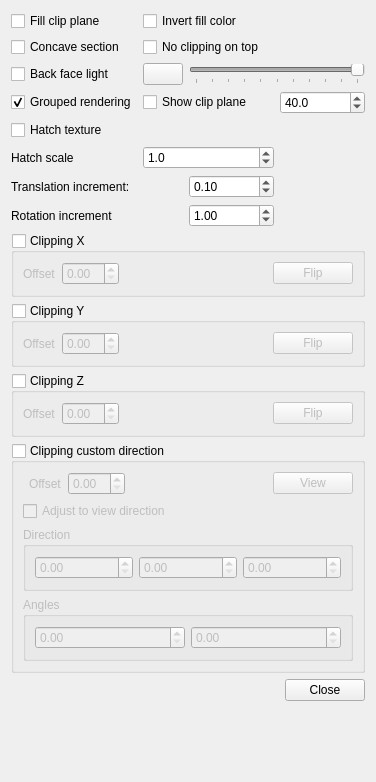
<?xml version="1.0" encoding="UTF-8"?>
<ui version="4.0">
 <class>Gui::Dialog::Clipping</class>
 <widget class="QDialog" name="Gui::Dialog::Clipping">
  <property name="geometry">
   <rect>
    <x>0</x>
    <y>0</y>
    <width>376</width>
    <height>782</height>
   </rect>
  </property>
  <property name="windowTitle">
   <string>Clipping</string>
  </property>
  <layout class="QGridLayout" name="gridLayout_5">
   <item row="6" column="0">
    <widget class="QGroupBox" name="groupBoxZ">
     <property name="title">
      <string>Clipping Z</string>
     </property>
     <property name="checkable">
      <bool>true</bool>
     </property>
     <property name="checked">
      <bool>false</bool>
     </property>
     <layout class="QGridLayout" name="gridLayout_3">
      <item row="0" column="1">
       <widget class="PrefDoubleSpinBox" name="clipZ"/>
      </item>
      <item row="0" column="3">
       <widget class="QPushButton" name="flipClipZ">
        <property name="text">
         <string>Flip</string>
        </property>
       </widget>
      </item>
      <item row="0" column="2">
       <spacer name="horizontalSpacer_4">
        <property name="orientation">
         <enum>Qt::Horizontal</enum>
        </property>
        <property name="sizeHint" stdset="0">
         <size>
          <width>40</width>
          <height>20</height>
         </size>
        </property>
       </spacer>
      </item>
      <item row="0" column="0">
       <widget class="QLabel" name="label_3">
        <property name="text">
         <string>Offset</string>
        </property>
       </widget>
      </item>
     </layout>
    </widget>
   </item>
   <item row="4" column="0">
    <widget class="QGroupBox" name="groupBoxX">
     <property name="title">
      <string>Clipping X</string>
     </property>
     <property name="checkable">
      <bool>true</bool>
     </property>
     <property name="checked">
      <bool>false</bool>
     </property>
     <layout class="QGridLayout" name="gridLayout">
      <item row="0" column="1">
       <widget class="PrefDoubleSpinBox" name="clipX"/>
      </item>
      <item row="0" column="3">
       <widget class="QPushButton" name="flipClipX">
        <property name="text">
         <string>Flip</string>
        </property>
       </widget>
      </item>
      <item row="0" column="2">
       <spacer name="horizontalSpacer_2">
        <property name="orientation">
         <enum>Qt::Horizontal</enum>
        </property>
        <property name="sizeHint" stdset="0">
         <size>
          <width>40</width>
          <height>20</height>
         </size>
        </property>
       </spacer>
      </item>
      <item row="0" column="0">
       <widget class="QLabel" name="label">
        <property name="text">
         <string>Offset</string>
        </property>
       </widget>
      </item>
     </layout>
    </widget>
   </item>
   <item row="8" column="0">
    <widget class="QDialogButtonBox" name="buttonBox">
     <property name="orientation">
      <enum>Qt::Horizontal</enum>
     </property>
     <property name="standardButtons">
      <set>QDialogButtonBox::Close</set>
     </property>
    </widget>
   </item>
   <item row="7" column="0">
    <widget class="QGroupBox" name="groupBoxView">
     <property name="title">
      <string>Clipping custom direction</string>
     </property>
     <property name="checkable">
      <bool>true</bool>
     </property>
     <property name="checked">
      <bool>false</bool>
     </property>
     <layout class="QGridLayout" name="gridLayout_6">
      <item row="0" column="4">
       <widget class="QPushButton" name="fromView">
        <property name="text">
         <string>View</string>
        </property>
       </widget>
      </item>
      <item row="2" column="0" colspan="5">
       <widget class="QGroupBox" name="groupBox">
        <property name="title">
         <string>Direction</string>
        </property>
        <layout class="QGridLayout" name="gridLayout_4">
         <item row="0" column="0">
          <widget class="PrefDoubleSpinBox" name="dirX"/>
         </item>
         <item row="0" column="1">
          <widget class="PrefDoubleSpinBox" name="dirY"/>
         </item>
         <item row="0" column="2">
          <widget class="PrefDoubleSpinBox" name="dirZ"/>
         </item>
        </layout>
       </widget>
      </item>
      <item row="0" column="3">
       <spacer name="horizontalSpacer">
        <property name="orientation">
         <enum>Qt::Horizontal</enum>
        </property>
        <property name="sizeHint" stdset="0">
         <size>
          <width>84</width>
          <height>20</height>
         </size>
        </property>
       </spacer>
      </item>
      <item row="0" column="2">
       <widget class="PrefDoubleSpinBox" name="clipView"/>
      </item>
      <item row="0" column="1">
       <widget class="QLabel" name="label_4">
        <property name="text">
         <string>Offset</string>
        </property>
       </widget>
      </item>
      <item row="1" column="0" colspan="5">
       <widget class="QCheckBox" name="adjustViewdirection">
        <property name="text">
         <string>Adjust to view direction</string>
        </property>
       </widget>
      </item>
      <item row="3" column="0" colspan="5">
       <widget class="QGroupBox" name="groupBox_2">
        <property name="title">
         <string>Angles</string>
        </property>
        <layout class="QGridLayout" name="gridLayout_9">
         <item row="0" column="1">
          <widget class="PrefDoubleSpinBox" name="angleY">
           <property name="toolTip">
            <string>Intrinsic Euler angle about local Y axis</string>
           </property>
          </widget>
         </item>
         <item row="0" column="0">
          <widget class="PrefDoubleSpinBox" name="angleX">
           <property name="toolTip">
            <string>Intrinsic Euler angle about X axis</string>
           </property>
          </widget>
         </item>
        </layout>
       </widget>
      </item>
     </layout>
    </widget>
   </item>
   <item row="5" column="0">
    <widget class="QGroupBox" name="groupBoxY">
     <property name="title">
      <string>Clipping Y</string>
     </property>
     <property name="checkable">
      <bool>true</bool>
     </property>
     <property name="checked">
      <bool>false</bool>
     </property>
     <layout class="QGridLayout" name="gridLayout_2">
      <item row="0" column="1">
       <widget class="PrefDoubleSpinBox" name="clipY"/>
      </item>
      <item row="0" column="3">
       <widget class="QPushButton" name="flipClipY">
        <property name="text">
         <string>Flip</string>
        </property>
       </widget>
      </item>
      <item row="0" column="2">
       <spacer name="horizontalSpacer_3">
        <property name="orientation">
         <enum>Qt::Horizontal</enum>
        </property>
        <property name="sizeHint" stdset="0">
         <size>
          <width>40</width>
          <height>20</height>
         </size>
        </property>
       </spacer>
      </item>
      <item row="0" column="0">
       <widget class="QLabel" name="label_2">
        <property name="text">
         <string>Offset</string>
        </property>
       </widget>
      </item>
     </layout>
    </widget>
   </item>
   <item row="0" column="0">
    <layout class="QGridLayout" name="gridLayout_7">
     <item row="0" column="1" colspan="3">
      <widget class="Gui::PrefCheckBox" name="checkBoxInvert">
       <property name="text">
        <string>Invert fill color</string>
       </property>
       <property name="prefEntry" stdset="0">
        <cstring>SectionFillInvert</cstring>
       </property>
       <property name="prefPath" stdset="0">
        <cstring>View</cstring>
       </property>
      </widget>
     </item>
     <item row="5" column="0">
      <widget class="QLabel" name="label_5">
       <property name="text">
        <string>Hatch scale</string>
       </property>
      </widget>
     </item>
     <item row="0" column="0">
      <widget class="QCheckBox" name="checkBoxFill">
       <property name="text">
        <string>Fill clip plane</string>
       </property>
      </widget>
     </item>
     <item row="6" column="0" colspan="2">
      <widget class="QLabel" name="label_6">
       <property name="text">
        <string>Translation increment:</string>
       </property>
      </widget>
     </item>
     <item row="3" column="3">
      <widget class="Gui::PrefDoubleSpinBox" name="spinBoxPlaneSize">
       <property name="minimumSize">
        <size>
         <width>50</width>
         <height>0</height>
        </size>
       </property>
       <property name="toolTip">
        <string>Clip plane visual size</string>
       </property>
       <property name="decimals">
        <number>1</number>
       </property>
       <property name="minimum">
        <double>1.000000000000000</double>
       </property>
       <property name="maximum">
        <double>100000.000000000000000</double>
       </property>
       <property name="singleStep">
        <double>1.000000000000000</double>
       </property>
       <property name="value">
        <double>40.000000000000000</double>
       </property>
       <property name="prefEntry" stdset="0">
        <cstring>ClipPlaneSize</cstring>
       </property>
       <property name="prefPath" stdset="0">
        <cstring>View</cstring>
       </property>
      </widget>
     </item>
     <item row="1" column="0">
      <widget class="Gui::PrefCheckBox" name="checkBoxConcave">
       <property name="text">
        <string>Concave section</string>
       </property>
       <property name="prefEntry" stdset="0">
        <cstring>SectionConcave</cstring>
       </property>
       <property name="prefPath" stdset="0">
        <cstring>View</cstring>
       </property>
      </widget>
     </item>
     <item row="4" column="0">
      <widget class="Gui::PrefCheckBox" name="checkBoxHatch">
       <property name="text">
        <string>Hatch texture</string>
       </property>
       <property name="prefEntry" stdset="0">
        <cstring>SectionHatchTextureEnable</cstring>
       </property>
       <property name="prefPath" stdset="0">
        <cstring>View</cstring>
       </property>
      </widget>
     </item>
     <item row="1" column="1" colspan="3">
      <widget class="Gui::PrefCheckBox" name="checkBoxOnTop">
       <property name="text">
        <string>No clipping on top</string>
       </property>
       <property name="prefEntry" stdset="0">
        <cstring>NoSectionOnTop</cstring>
       </property>
       <property name="prefPath" stdset="0">
        <cstring>View</cstring>
       </property>
      </widget>
     </item>
     <item row="3" column="0">
      <widget class="Gui::PrefCheckBox" name="checkBoxGroupRendering">
       <property name="toolTip">
        <string>Render clip section fill of objects with similar materials
so that the intersecting objects effectively become a
boolean substraction operation.</string>
       </property>
       <property name="text">
        <string>Grouped rendering</string>
       </property>
       <property name="checked">
        <bool>true</bool>
       </property>
       <property name="prefEntry" stdset="0">
        <cstring>SectionFillGroup</cstring>
       </property>
       <property name="prefPath" stdset="0">
        <string>View</string>
       </property>
      </widget>
     </item>
     <item row="2" column="1">
      <widget class="Gui::PrefColorButton" name="backlightColor">
       <property name="sizePolicy">
        <sizepolicy hsizetype="Fixed" vsizetype="Minimum">
         <horstretch>0</horstretch>
         <verstretch>0</verstretch>
        </sizepolicy>
       </property>
       <property name="minimumSize">
        <size>
         <width>30</width>
         <height>0</height>
        </size>
       </property>
       <property name="toolTip">
        <string>Back face light color</string>
       </property>
       <property name="prefEntry" stdset="0">
        <cstring>BacklightColor</cstring>
       </property>
       <property name="prefPath" stdset="0">
        <cstring>View</cstring>
       </property>
       <property name="color" stdset="0">
        <color>
         <red>255</red>
         <green>255</green>
         <blue>255</blue>
        </color>
       </property>
      </widget>
     </item>
     <item row="3" column="1" colspan="2">
      <widget class="Gui::PrefCheckBox" name="checkBoxShowPlane">
       <property name="text">
        <string>Show clip plane</string>
       </property>
       <property name="prefEntry" stdset="0">
        <cstring>ShowClipPlane</cstring>
       </property>
       <property name="prefPath" stdset="0">
        <cstring>View</cstring>
       </property>
      </widget>
     </item>
     <item row="2" column="0">
      <widget class="Gui::PrefCheckBox" name="checkBoxBacklight">
       <property name="text">
        <string>Back face light</string>
       </property>
       <property name="prefEntry" stdset="0">
        <cstring>EnableBacklight</cstring>
       </property>
       <property name="prefPath" stdset="0">
        <cstring>View</cstring>
       </property>
      </widget>
     </item>
     <item row="4" column="1" colspan="3">
      <widget class="Gui::FileChooser" name="editHatchTexture" native="true"/>
     </item>
     <item row="2" column="2" colspan="2">
      <widget class="Gui::PrefSlider" name="sliderIntensity">
       <property name="enabled">
        <bool>false</bool>
       </property>
       <property name="sizePolicy">
        <sizepolicy hsizetype="Expanding" vsizetype="Fixed">
         <horstretch>0</horstretch>
         <verstretch>0</verstretch>
        </sizepolicy>
       </property>
       <property name="minimumSize">
        <size>
         <width>50</width>
         <height>0</height>
        </size>
       </property>
       <property name="toolTip">
        <string>Intensity of the back fac light</string>
       </property>
       <property name="maximum">
        <number>100</number>
       </property>
       <property name="singleStep">
        <number>1</number>
       </property>
       <property name="value">
        <number>100</number>
       </property>
       <property name="orientation">
        <enum>Qt::Horizontal</enum>
       </property>
       <property name="tickPosition">
        <enum>QSlider::TicksBelow</enum>
       </property>
       <property name="tickInterval">
        <number>10</number>
       </property>
       <property name="prefEntry" stdset="0">
        <cstring>BacklightIntensity</cstring>
       </property>
       <property name="prefPath" stdset="0">
        <cstring>View</cstring>
       </property>
      </widget>
     </item>
     <item row="7" column="0" colspan="2">
      <widget class="QLabel" name="label_7">
       <property name="text">
        <string>Rotation increment</string>
       </property>
      </widget>
     </item>
     <item row="6" column="2">
      <widget class="Gui::PrefDoubleSpinBox" name="spinBoxTranslation">
       <property name="decimals">
        <number>2</number>
       </property>
       <property name="minimum">
        <double>0.000000000000000</double>
       </property>
       <property name="maximum">
        <double>100000.000000000000000</double>
       </property>
       <property name="singleStep">
        <double>0.100000000000000</double>
       </property>
       <property name="value">
        <double>0.100000000000000</double>
       </property>
      </widget>
     </item>
     <item row="7" column="2">
      <widget class="Gui::PrefDoubleSpinBox" name="spinBoxRotation">
       <property name="decimals">
        <number>2</number>
       </property>
       <property name="minimum">
        <double>0.000000000000000</double>
       </property>
       <property name="maximum">
        <double>100000.000000000000000</double>
       </property>
       <property name="singleStep">
        <double>0.100000000000000</double>
       </property>
       <property name="value">
        <double>1.000000000000000</double>
       </property>
      </widget>
     </item>
     <item row="5" column="1" colspan="2">
      <widget class="Gui::PrefDoubleSpinBox" name="spinBoxHatchScale">
       <property name="decimals">
        <number>1</number>
       </property>
       <property name="maximum">
        <double>100000.000000000000000</double>
       </property>
       <property name="singleStep">
        <double>0.100000000000000</double>
       </property>
       <property name="value">
        <double>1.000000000000000</double>
       </property>
       <property name="prefEntry" stdset="0">
        <cstring>SectionHatchTextureScale</cstring>
       </property>
       <property name="prefPath" stdset="0">
        <cstring>View</cstring>
       </property>
      </widget>
     </item>
    </layout>
   </item>
   <item row="9" column="0">
    <spacer name="verticalSpacer">
     <property name="orientation">
      <enum>Qt::Vertical</enum>
     </property>
     <property name="sizeHint" stdset="0">
      <size>
       <width>20</width>
       <height>40</height>
      </size>
     </property>
    </spacer>
   </item>
  </layout>
 </widget>
 <customwidgets>
  <customwidget>
   <class>Gui::FileChooser</class>
   <extends>QWidget</extends>
   <header>Gui/FileDialog.h</header>
   <container>1</container>
  </customwidget>
  <customwidget>
   <class>PrefDoubleSpinBox</class>
   <extends>QDoubleSpinBox</extends>
   <header>PrefWidgets.h</header>
  </customwidget>
  <customwidget>
   <class>Gui::PrefCheckBox</class>
   <extends>QCheckBox</extends>
   <header>Gui/PrefWidgets.h</header>
  </customwidget>
  <customwidget>
   <class>Gui::PrefSlider</class>
   <extends>QSlider</extends>
   <header>Gui/PrefWidgets.h</header>
  </customwidget>
  <customwidget>
   <class>Gui::PrefDoubleSpinBox</class>
   <extends>QDoubleSpinBox</extends>
   <header>Gui/PrefWidgets.h</header>
  </customwidget>
  <customwidget>
   <class>Gui::PrefColorButton</class>
   <extends>QPushButton</extends>
   <header>Gui/PrefWidgets.h</header>
  </customwidget>
 </customwidgets>
 <tabstops>
  <tabstop>groupBoxX</tabstop>
  <tabstop>clipX</tabstop>
  <tabstop>flipClipX</tabstop>
  <tabstop>groupBoxY</tabstop>
  <tabstop>clipY</tabstop>
  <tabstop>flipClipY</tabstop>
  <tabstop>groupBoxZ</tabstop>
  <tabstop>clipZ</tabstop>
  <tabstop>flipClipZ</tabstop>
  <tabstop>groupBoxView</tabstop>
  <tabstop>clipView</tabstop>
  <tabstop>fromView</tabstop>
  <tabstop>adjustViewdirection</tabstop>
  <tabstop>dirX</tabstop>
  <tabstop>dirY</tabstop>
  <tabstop>dirZ</tabstop>
 </tabstops>
 <resources/>
 <connections>
  <connection>
   <sender>buttonBox</sender>
   <signal>rejected()</signal>
   <receiver>Gui::Dialog::Clipping</receiver>
   <slot>reject()</slot>
   <hints>
    <hint type="sourcelabel">
     <x>316</x>
     <y>260</y>
    </hint>
    <hint type="destinationlabel">
     <x>286</x>
     <y>274</y>
    </hint>
   </hints>
  </connection>
  <connection>
   <sender>checkBoxBacklight</sender>
   <signal>toggled(bool)</signal>
   <receiver>backlightColor</receiver>
   <slot>setEnabled(bool)</slot>
   <hints>
    <hint type="sourcelabel">
     <x>91</x>
     <y>80</y>
    </hint>
    <hint type="destinationlabel">
     <x>253</x>
     <y>80</y>
    </hint>
   </hints>
  </connection>
  <connection>
   <sender>checkBoxBacklight</sender>
   <signal>toggled(bool)</signal>
   <receiver>sliderIntensity</receiver>
   <slot>setEnabled(bool)</slot>
   <hints>
    <hint type="sourcelabel">
     <x>91</x>
     <y>80</y>
    </hint>
    <hint type="destinationlabel">
     <x>253</x>
     <y>108</y>
    </hint>
   </hints>
  </connection>
 </connections>
</ui>
